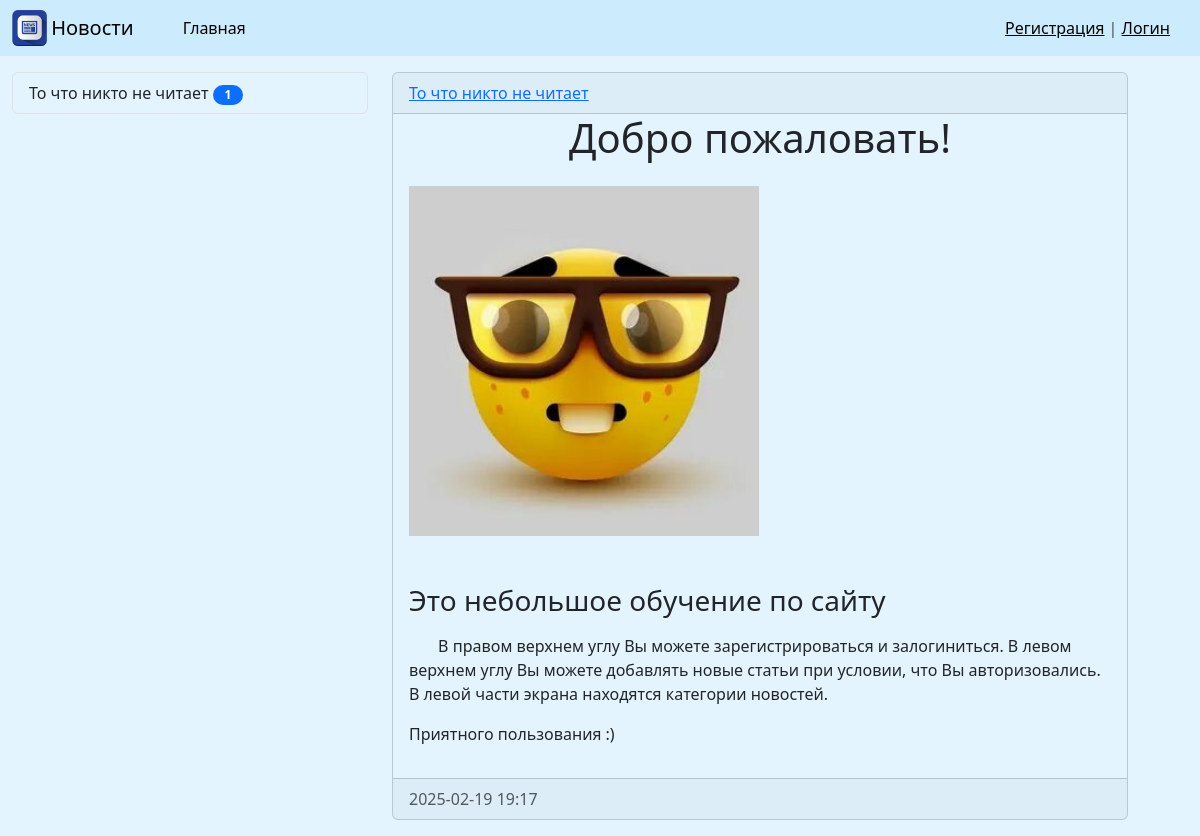
Screenshot of /news/news/56/ with the database file from the repository.
### News/models.py (models this page shows, shortened)
class Category(models.Model):
    title = models.CharField(max_length=150, db_index=True, verbose_name='Категория')
    def get_absolute_url(self):
        return reverse_lazy('Category', kwargs={'category_id': self.pk})
    class Meta:
        verbose_name='Категория'
        verbose_name_plural='Категории'
        ordering = ['title']

class News(models.Model):
    title = models.CharField(max_length=150, verbose_name='Заголовок')
    content = RichTextField(verbose_name='Текст')
    created_at = models.DateTimeField(auto_now_add=True, verbose_name='Время создания')
    updated_at = models.DateTimeField(auto_now=True, verbose_name='Время изменения')
    photo = models.ImageField(upload_to='media/%Y/%m/%d', verbose_name='Фото', blank=True, null=True)
    is_published = models.BooleanField(default=True, verbose_name='Публикация')
    category = models.ForeignKey('Category', on_delete=models.PROTECT, null=True, verbose_name='Категория')
    class Meta:
        verbose_name='Новость'
        verbose_name_plural = 'Новости'
        ordering = ['-created_at']

### News/views.py (the view)
# urls.py: path('news/<int:pk>/', ViewNews.as_view(), name='View_news'),
class ViewNews(DetailView):
    model = News
    extra_context = {'title': model}
    context_object_name = 'news_item'

### News/templatetags/news_tags.py (called while the page is built)
@register.inclusion_tag('News/list_categories.html')
def show_categories(arg1='Categories', arg2='list'):
    categories = Category.objects.annotate(cnt=Count('news')).filter(cnt__gt=0)
    if not categories:
        categories = Category.objects.annotate(cnt=Count('news', filter=F('news__is_published'))).filter(cnt__gt=0)
    return {
        'categories': categories,
        'arg1': arg1,
        'arg2': arg2
    }

### News/templates/News/news_detail.html (shortened to what this page needs)
{% extends 'base_news.html' %}
{% block sidebar %}
    {% include 'inc/News/_sidebar.html' %}
{% endblock %}
{% block content %}
      <div class="card mb-3" style="background: #e4f4fe">
          <div class="card-header">
              {% if news_item.category %}
                  <a href="{{ news_item.category.get_absolute_url }}">{{ news_item.category.title }}</a>
              {% else %}
                  <span>Без категории</span>
              {% endif %}
          </div>
          <h1 class="card-title" style="text-align: center">{{ news_item.title }}</h1>
              <div class="card-body">
                  {% if news_item.photo %}
                      <img src="{{ news_item.photo.url }}" class="mr-3" width="350" alt="Photo">
                  {% else %}
                      <h6>Фото нет</h6>
                  {% endif %}
              </div>
              <div class="card-body">
                  {% autoescape off %}
                      <p class="card-text">{{ news_item.content|linebreaks }}</p>
                  {% endautoescape %}
              </div>
          <div class="card-footer text-body-secondary">
              {{ news_item.created_at|date:'Y-m-d H:i' }}
          </div>
      </div>
{% endblock %}

### News/templates/News/list_categories.html
{% load news_tags %}
<div class="list-group">
   {% for cat in categories %}
        <a href="{{ cat.get_absolute_url }}" class="list-group-item list-group-item-action" style="background: #e4f4fe">{{ cat.title }}
            <span class="badge bg-primary rounded-pill" style="width: 30px;">
                {{ cat.cnt }}
            </span>
        </a>
   {% endfor %}
</div>

### NewsProject/static/css/style.css (style rules this page uses)
body { background-color: #ccc; }

### rows the page displays
Category: title "То что никто не читает", cnt "1"
News: category "То что никто не читает", title "Добро пожаловать!", photo (picture), content "Это небольшое обучение по сайту В правом верхнем углу Вы можете зарегистрироваться и залогиниться. В левом верхнем углу Вы можете добавлять новые статьи при условии, что Вы авторизовались. В левой части экрана находятся категории новостей. Приятного пользования :)", created_at "2025-02-19 19:17"
